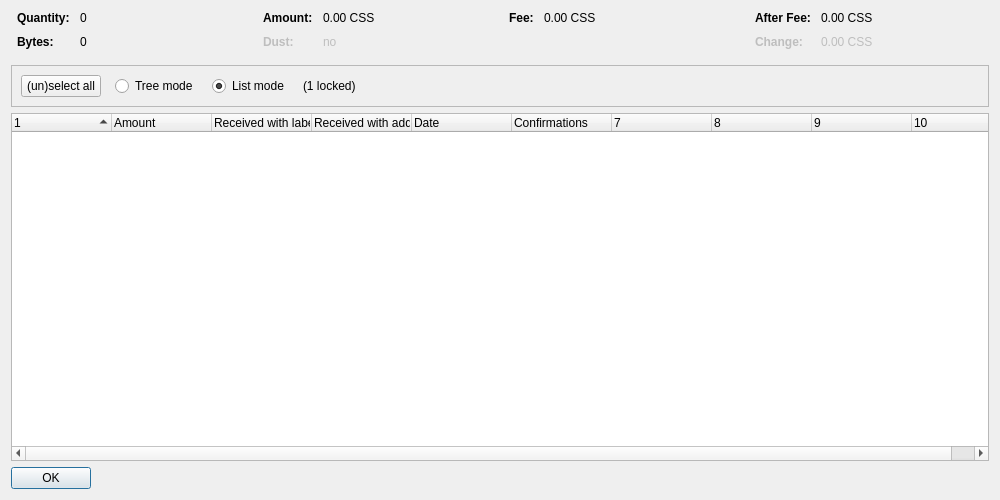
<?xml version="1.0" encoding="UTF-8"?>
<ui version="4.0">
 <class>CoinControlDialog</class>
 <widget class="QDialog" name="CoinControlDialog">
  <property name="geometry">
   <rect>
    <x>0</x>
    <y>0</y>
    <width>1000</width>
    <height>500</height>
   </rect>
  </property>
  <property name="windowTitle">
   <string>Coin Selection</string>
  </property>
  <layout class="QVBoxLayout" name="verticalLayout">
   <item>
    <layout class="QHBoxLayout" name="horizontalLayoutTop" stretch="0,0,0,0">
     <property name="topMargin">
      <number>0</number>
     </property>
     <property name="bottomMargin">
      <number>10</number>
     </property>
     <item>
      <layout class="QFormLayout" name="formLayoutCoinControl1">
       <property name="horizontalSpacing">
        <number>10</number>
       </property>
       <property name="verticalSpacing">
        <number>10</number>
       </property>
       <property name="leftMargin">
        <number>6</number>
       </property>
       <property name="rightMargin">
        <number>6</number>
       </property>
       <item row="0" column="0">
        <widget class="QLabel" name="labelCoinControlQuantityText">
         <property name="font">
          <font>
           <weight>75</weight>
           <bold>true</bold>
          </font>
         </property>
         <property name="text">
          <string>Quantity:</string>
         </property>
        </widget>
       </item>
       <item row="0" column="1">
        <widget class="QLabel" name="labelCoinControlQuantity">
         <property name="cursor">
          <cursorShape>IBeamCursor</cursorShape>
         </property>
         <property name="contextMenuPolicy">
          <enum>Qt::ActionsContextMenu</enum>
         </property>
         <property name="text">
          <string notr="true">0</string>
         </property>
         <property name="textInteractionFlags">
          <set>Qt::LinksAccessibleByMouse|Qt::TextSelectableByKeyboard|Qt::TextSelectableByMouse</set>
         </property>
        </widget>
       </item>
       <item row="1" column="0">
        <widget class="QLabel" name="labelCoinControlBytesText">
         <property name="font">
          <font>
           <weight>75</weight>
           <bold>true</bold>
          </font>
         </property>
         <property name="text">
          <string>Bytes:</string>
         </property>
        </widget>
       </item>
       <item row="1" column="1">
        <widget class="QLabel" name="labelCoinControlBytes">
         <property name="cursor">
          <cursorShape>IBeamCursor</cursorShape>
         </property>
         <property name="contextMenuPolicy">
          <enum>Qt::ActionsContextMenu</enum>
         </property>
         <property name="text">
          <string notr="true">0</string>
         </property>
         <property name="textInteractionFlags">
          <set>Qt::LinksAccessibleByMouse|Qt::TextSelectableByKeyboard|Qt::TextSelectableByMouse</set>
         </property>
        </widget>
       </item>
      </layout>
     </item>
     <item>
      <layout class="QFormLayout" name="formLayoutCoinControl2">
       <property name="horizontalSpacing">
        <number>10</number>
       </property>
       <property name="verticalSpacing">
        <number>10</number>
       </property>
       <property name="leftMargin">
        <number>6</number>
       </property>
       <property name="rightMargin">
        <number>6</number>
       </property>
       <item row="0" column="0">
        <widget class="QLabel" name="labelCoinControlAmountText">
         <property name="font">
          <font>
           <weight>75</weight>
           <bold>true</bold>
          </font>
         </property>
         <property name="text">
          <string>Amount:</string>
         </property>
        </widget>
       </item>
       <item row="0" column="1">
        <widget class="QLabel" name="labelCoinControlAmount">
         <property name="cursor">
          <cursorShape>IBeamCursor</cursorShape>
         </property>
         <property name="contextMenuPolicy">
          <enum>Qt::ActionsContextMenu</enum>
         </property>
         <property name="text">
          <string notr="true">0.00 CSS</string>
         </property>
         <property name="textInteractionFlags">
          <set>Qt::LinksAccessibleByMouse|Qt::TextSelectableByKeyboard|Qt::TextSelectableByMouse</set>
         </property>
        </widget>
       </item>
       <item row="1" column="0">
        <widget class="QLabel" name="labelCoinControlLowOutputText">
         <property name="enabled">
          <bool>false</bool>
         </property>
         <property name="font">
          <font>
           <weight>75</weight>
           <bold>true</bold>
          </font>
         </property>
         <property name="text">
          <string>Dust:</string>
         </property>
        </widget>
       </item>
       <item row="1" column="1">
        <widget class="QLabel" name="labelCoinControlLowOutput">
         <property name="enabled">
          <bool>false</bool>
         </property>
         <property name="cursor">
          <cursorShape>IBeamCursor</cursorShape>
         </property>
         <property name="contextMenuPolicy">
          <enum>Qt::ActionsContextMenu</enum>
         </property>
         <property name="text">
          <string notr="true">no</string>
         </property>
         <property name="textInteractionFlags">
          <set>Qt::LinksAccessibleByMouse|Qt::TextSelectableByKeyboard|Qt::TextSelectableByMouse</set>
         </property>
        </widget>
       </item>
      </layout>
     </item>
     <item>
      <layout class="QFormLayout" name="formLayoutCoinControl3">
       <property name="horizontalSpacing">
        <number>10</number>
       </property>
       <property name="verticalSpacing">
        <number>10</number>
       </property>
       <property name="leftMargin">
        <number>6</number>
       </property>
       <property name="rightMargin">
        <number>6</number>
       </property>
       <item row="0" column="0">
        <widget class="QLabel" name="labelCoinControlFeeText">
         <property name="font">
          <font>
           <weight>75</weight>
           <bold>true</bold>
          </font>
         </property>
         <property name="text">
          <string>Fee:</string>
         </property>
        </widget>
       </item>
       <item row="0" column="1">
        <widget class="QLabel" name="labelCoinControlFee">
         <property name="cursor">
          <cursorShape>IBeamCursor</cursorShape>
         </property>
         <property name="contextMenuPolicy">
          <enum>Qt::ActionsContextMenu</enum>
         </property>
         <property name="text">
          <string notr="true">0.00 CSS</string>
         </property>
         <property name="textInteractionFlags">
          <set>Qt::LinksAccessibleByMouse|Qt::TextSelectableByKeyboard|Qt::TextSelectableByMouse</set>
         </property>
        </widget>
       </item>
      </layout>
     </item>
     <item>
      <layout class="QFormLayout" name="formLayoutCoinControl4">
       <property name="horizontalSpacing">
        <number>10</number>
       </property>
       <property name="verticalSpacing">
        <number>10</number>
       </property>
       <property name="leftMargin">
        <number>6</number>
       </property>
       <property name="rightMargin">
        <number>6</number>
       </property>
       <item row="0" column="0">
        <widget class="QLabel" name="labelCoinControlAfterFeeText">
         <property name="font">
          <font>
           <weight>75</weight>
           <bold>true</bold>
          </font>
         </property>
         <property name="text">
          <string>After Fee:</string>
         </property>
        </widget>
       </item>
       <item row="0" column="1">
        <widget class="QLabel" name="labelCoinControlAfterFee">
         <property name="cursor">
          <cursorShape>IBeamCursor</cursorShape>
         </property>
         <property name="contextMenuPolicy">
          <enum>Qt::ActionsContextMenu</enum>
         </property>
         <property name="text">
          <string notr="true">0.00 CSS</string>
         </property>
         <property name="textInteractionFlags">
          <set>Qt::LinksAccessibleByMouse|Qt::TextSelectableByKeyboard|Qt::TextSelectableByMouse</set>
         </property>
        </widget>
       </item>
       <item row="1" column="0">
        <widget class="QLabel" name="labelCoinControlChangeText">
         <property name="enabled">
          <bool>false</bool>
         </property>
         <property name="font">
          <font>
           <weight>75</weight>
           <bold>true</bold>
          </font>
         </property>
         <property name="text">
          <string>Change:</string>
         </property>
        </widget>
       </item>
       <item row="1" column="1">
        <widget class="QLabel" name="labelCoinControlChange">
         <property name="enabled">
          <bool>false</bool>
         </property>
         <property name="cursor">
          <cursorShape>IBeamCursor</cursorShape>
         </property>
         <property name="contextMenuPolicy">
          <enum>Qt::ActionsContextMenu</enum>
         </property>
         <property name="text">
          <string notr="true">0.00 CSS</string>
         </property>
         <property name="textInteractionFlags">
          <set>Qt::LinksAccessibleByMouse|Qt::TextSelectableByKeyboard|Qt::TextSelectableByMouse</set>
         </property>
        </widget>
       </item>
      </layout>
     </item>
    </layout>
   </item>
   <item>
    <widget class="QFrame" name="frame">
     <property name="minimumSize">
      <size>
       <width>0</width>
       <height>40</height>
      </size>
     </property>
     <property name="frameShape">
      <enum>QFrame::StyledPanel</enum>
     </property>
     <property name="frameShadow">
      <enum>QFrame::Sunken</enum>
     </property>
     <layout class="QHBoxLayout" name="horizontalLayout">
      <item>
       <layout class="QHBoxLayout" name="horizontalLayoutPanel" stretch="0,0,0,0,0">
        <property name="spacing">
         <number>14</number>
        </property>
        <item>
         <widget class="QPushButton" name="pushButtonSelectAll">
          <property name="sizePolicy">
           <sizepolicy hsizetype="Maximum" vsizetype="Fixed">
            <horstretch>0</horstretch>
            <verstretch>0</verstretch>
           </sizepolicy>
          </property>
          <property name="text">
           <string>(un)select all</string>
          </property>
          <property name="autoDefault">
           <bool>false</bool>
          </property>
         </widget>
        </item>
        <item>
         <widget class="QRadioButton" name="radioTreeMode">
          <property name="sizePolicy">
           <sizepolicy hsizetype="Maximum" vsizetype="Fixed">
            <horstretch>0</horstretch>
            <verstretch>0</verstretch>
           </sizepolicy>
          </property>
          <property name="text">
           <string>Tree mode</string>
          </property>
         </widget>
        </item>
        <item>
         <widget class="QRadioButton" name="radioListMode">
          <property name="sizePolicy">
           <sizepolicy hsizetype="Maximum" vsizetype="Fixed">
            <horstretch>0</horstretch>
            <verstretch>0</verstretch>
           </sizepolicy>
          </property>
          <property name="text">
           <string>List mode</string>
          </property>
          <property name="checked">
           <bool>true</bool>
          </property>
         </widget>
        </item>
        <item>
         <widget class="QLabel" name="labelLocked">
          <property name="text">
           <string notr="true">(1 locked)</string>
          </property>
         </widget>
        </item>
        <item>
         <spacer name="horizontalSpacer">
          <property name="orientation">
           <enum>Qt::Horizontal</enum>
          </property>
          <property name="sizeHint" stdset="0">
           <size>
            <width>40</width>
            <height>20</height>
           </size>
          </property>
         </spacer>
        </item>
       </layout>
      </item>
     </layout>
    </widget>
   </item>
   <item>
    <widget class="CoinControlTreeWidget" name="treeWidget">
     <property name="contextMenuPolicy">
      <enum>Qt::CustomContextMenu</enum>
     </property>
     <property name="sortingEnabled">
      <bool>false</bool>
     </property>
     <property name="columnCount">
      <number>10</number>
     </property>
     <attribute name="headerShowSortIndicator" stdset="0">
      <bool>true</bool>
     </attribute>
     <attribute name="headerStretchLastSection">
      <bool>false</bool>
     </attribute>
     <column>
      <property name="text">
       <string/>
      </property>
     </column>
     <column>
      <property name="text">
       <string>Amount</string>
      </property>
     </column>
     <column>
      <property name="text">
       <string>Received with label</string>
      </property>
     </column>
     <column>
      <property name="text">
       <string>Received with address</string>
      </property>
     </column>
     <column>
      <property name="text">
       <string>Date</string>
      </property>
     </column>
     <column>
      <property name="text">
       <string>Confirmations</string>
      </property>
      <property name="toolTip">
       <string>Confirmed</string>
      </property>
     </column>
     <column>
      <property name="text">
       <string/>
      </property>
     </column>
     <column>
      <property name="text">
       <string/>
      </property>
     </column>
     <column>
      <property name="text">
       <string/>
      </property>
     </column>
     <column>
      <property name="text">
       <string/>
      </property>
     </column>
    </widget>
   </item>
   <item>
    <widget class="QDialogButtonBox" name="buttonBox">
     <property name="sizePolicy">
      <sizepolicy hsizetype="Maximum" vsizetype="Fixed">
       <horstretch>0</horstretch>
       <verstretch>0</verstretch>
      </sizepolicy>
     </property>
     <property name="orientation">
      <enum>Qt::Horizontal</enum>
     </property>
     <property name="standardButtons">
      <set>QDialogButtonBox::Ok</set>
     </property>
    </widget>
   </item>
  </layout>
 </widget>
 <customwidgets>
  <customwidget>
   <class>CoinControlTreeWidget</class>
   <extends>QTreeWidget</extends>
   <header>coincontroltreewidget.h</header>
  </customwidget>
 </customwidgets>
 <resources/>
 <connections/>
</ui>
